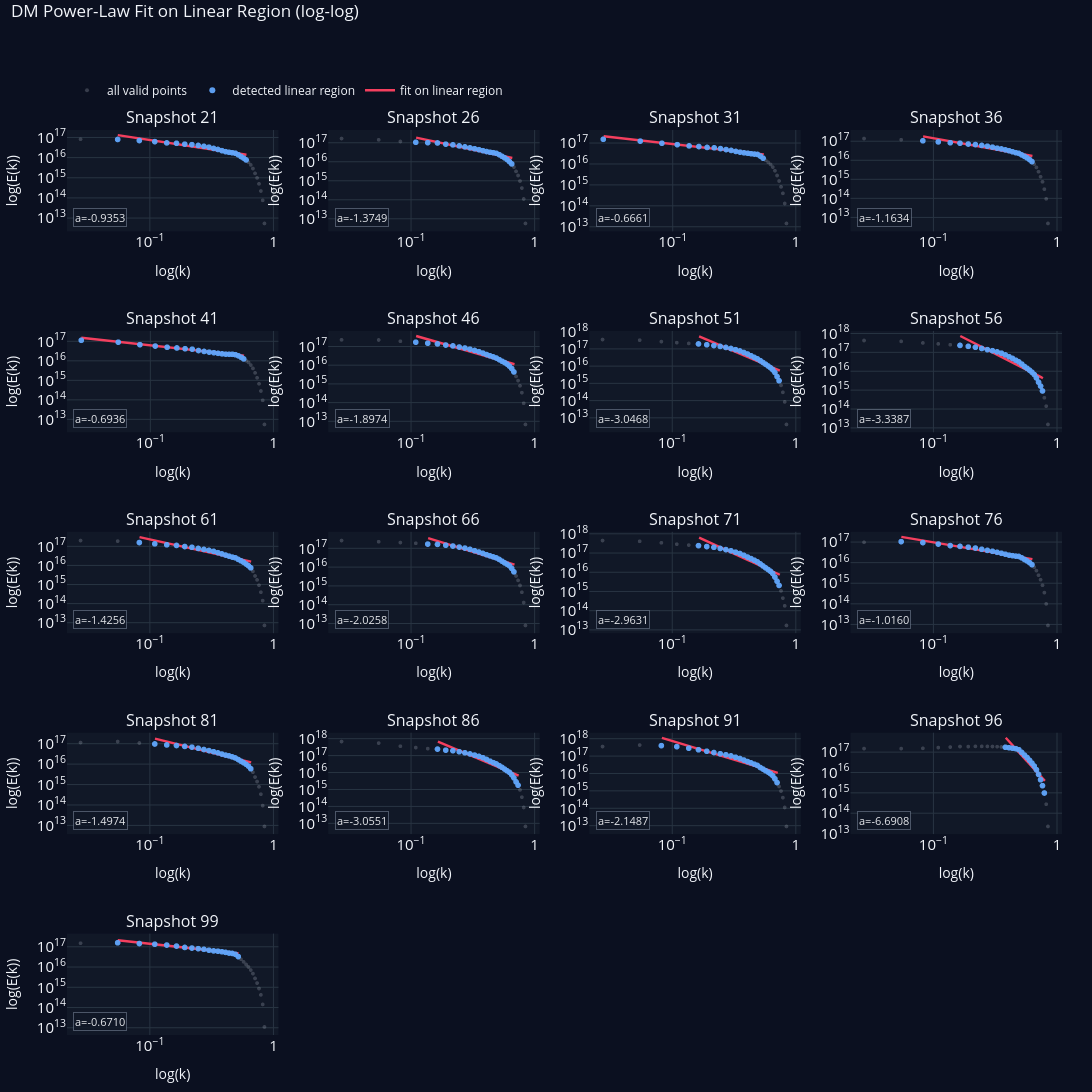

Notebook code cell kept with this figure:
### Code cell
# DM: load cached spectra if available, otherwise process and cache

df_dm_spectra, dm_spectra, dm_spectra_cache, dm_loaded = load_or_build_spectra('dm')

# Build/update subplot image; load cached fit dataframe unless FORCE_REFIT=True
dm_img, df_dm_fit, dm_fit_cache = load_or_build_fit('dm', dm_spectra)

print('Saved DM figure:', dm_img)
print('DM spectra cache:', dm_spectra_cache)
print('DM fit cache:', dm_fit_cache)
print('DM spectra loaded from cache:', dm_loaded)

df_dm_fit
